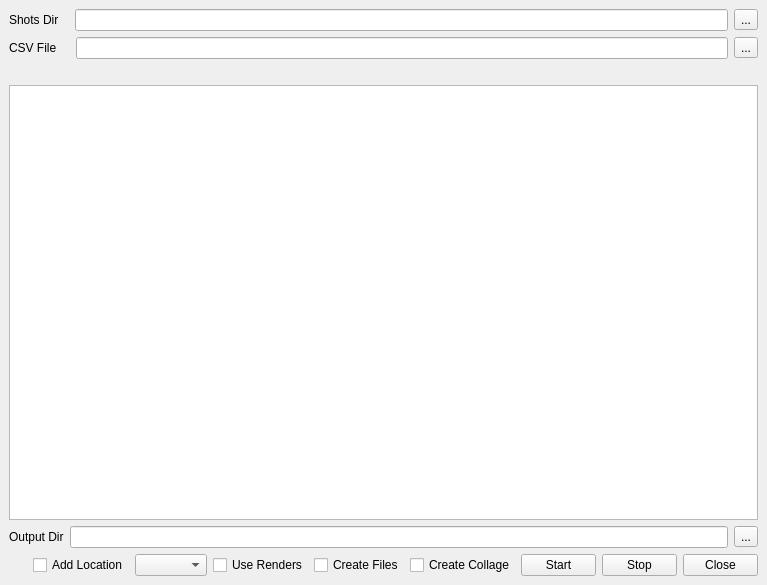
<?xml version="1.0" encoding="UTF-8"?>
<ui version="4.0">
 <class>MainWindow</class>
 <widget class="QMainWindow" name="MainWindow">
  <property name="geometry">
   <rect>
    <x>0</x>
    <y>0</y>
    <width>767</width>
    <height>585</height>
   </rect>
  </property>
  <property name="windowTitle">
   <string>Create Shots</string>
  </property>
  <widget class="QWidget" name="centralwidget">
   <layout class="QVBoxLayout" name="verticalLayout_2">
    <item>
     <layout class="QHBoxLayout" name="shotsLayout">
      <item>
       <widget class="QLabel" name="label_2">
        <property name="text">
         <string>Shots Dir   </string>
        </property>
       </widget>
      </item>
      <item>
       <widget class="QLineEdit" name="shotsFilePathBox">
        <property name="toolTip">
         <string>Add directory where you see list of shots</string>
        </property>
       </widget>
      </item>
      <item>
       <widget class="QToolButton" name="browseButton2">
        <property name="toolTip">
         <string>Browse for directory</string>
        </property>
        <property name="text">
         <string>...</string>
        </property>
       </widget>
      </item>
     </layout>
    </item>
    <item>
     <layout class="QHBoxLayout" name="horizontalLayout">
      <item>
       <widget class="QLabel" name="label">
        <property name="text">
         <string>CSV File    </string>
        </property>
       </widget>
      </item>
      <item>
       <widget class="QLineEdit" name="csvFilePathBox">
        <property name="toolTip">
         <string>Add path to CSV file</string>
        </property>
       </widget>
      </item>
      <item>
       <widget class="QToolButton" name="browseButton">
        <property name="text">
         <string>...</string>
        </property>
       </widget>
      </item>
     </layout>
    </item>
    <item>
     <widget class="QLabel" name="statusLabel">
      <property name="text">
       <string/>
      </property>
     </widget>
    </item>
    <item>
     <layout class="QVBoxLayout" name="verticalLayout">
      <item>
       <widget class="QTextEdit" name="statusBox">
        <property name="lineWrapMode">
         <enum>QTextEdit::NoWrap</enum>
        </property>
        <property name="readOnly">
         <bool>true</bool>
        </property>
       </widget>
      </item>
     </layout>
    </item>
    <item>
     <layout class="QHBoxLayout" name="horizontalLayout_4">
      <item>
       <widget class="QLabel" name="label_3">
        <property name="text">
         <string>Output Dir</string>
        </property>
       </widget>
      </item>
      <item>
       <widget class="QLineEdit" name="outputPathBox">
        <property name="toolTip">
         <string>Path to save Maya files</string>
        </property>
       </widget>
      </item>
      <item>
       <widget class="QToolButton" name="browseButton1">
        <property name="text">
         <string>...</string>
        </property>
       </widget>
      </item>
     </layout>
    </item>
    <item>
     <layout class="QHBoxLayout" name="horizontalLayout_3">
      <item>
       <spacer name="horizontalSpacer">
        <property name="orientation">
         <enum>Qt::Horizontal</enum>
        </property>
        <property name="sizeHint" stdset="0">
         <size>
          <width>40</width>
          <height>20</height>
         </size>
        </property>
       </spacer>
      </item>
      <item>
       <widget class="QCheckBox" name="saveToLocalButton">
        <property name="toolTip">
         <string>Specify a location to save Maya files</string>
        </property>
        <property name="text">
         <string>Add Location</string>
        </property>
       </widget>
      </item>
      <item>
       <widget class="QComboBox" name="resolutionBox">
        <property name="toolTip">
         <string>Select Resolution</string>
        </property>
       </widget>
      </item>
      <item>
       <widget class="QCheckBox" name="useRendersButton">
        <property name="toolTip">
         <string>Create Collage using renders</string>
        </property>
        <property name="text">
         <string>Use Renders</string>
        </property>
       </widget>
      </item>
      <item>
       <widget class="QCheckBox" name="createFilesButton">
        <property name="toolTip">
         <string>Create and save Maya files</string>
        </property>
        <property name="text">
         <string>Create Files</string>
        </property>
       </widget>
      </item>
      <item>
       <widget class="QCheckBox" name="createCollageButton">
        <property name="toolTip">
         <string>Take snapshots for each Shot and create a Collage</string>
        </property>
        <property name="text">
         <string>Create Collage</string>
        </property>
       </widget>
      </item>
      <item>
       <widget class="QPushButton" name="startButton">
        <property name="minimumSize">
         <size>
          <width>75</width>
          <height>0</height>
         </size>
        </property>
        <property name="text">
         <string>Start</string>
        </property>
       </widget>
      </item>
      <item>
       <widget class="QPushButton" name="stopButton">
        <property name="minimumSize">
         <size>
          <width>75</width>
          <height>0</height>
         </size>
        </property>
        <property name="text">
         <string>Stop</string>
        </property>
       </widget>
      </item>
      <item>
       <widget class="QPushButton" name="closeButton">
        <property name="minimumSize">
         <size>
          <width>75</width>
          <height>0</height>
         </size>
        </property>
        <property name="text">
         <string>Close</string>
        </property>
       </widget>
      </item>
     </layout>
    </item>
   </layout>
  </widget>
  <widget class="QMenuBar" name="menubar">
   <property name="geometry">
    <rect>
     <x>0</x>
     <y>0</y>
     <width>767</width>
     <height>22</height>
    </rect>
   </property>
  </widget>
 </widget>
 <resources/>
 <connections>
  <connection>
   <sender>closeButton</sender>
   <signal>clicked()</signal>
   <receiver>MainWindow</receiver>
   <slot>close()</slot>
   <hints>
    <hint type="sourcelabel">
     <x>756</x>
     <y>574</y>
    </hint>
    <hint type="destinationlabel">
     <x>159</x>
     <y>601</y>
    </hint>
   </hints>
  </connection>
  <connection>
   <sender>createFilesButton</sender>
   <signal>toggled(bool)</signal>
   <receiver>saveToLocalButton</receiver>
   <slot>setVisible(bool)</slot>
   <hints>
    <hint type="sourcelabel">
     <x>377</x>
     <y>563</y>
    </hint>
    <hint type="destinationlabel">
     <x>156</x>
     <y>571</y>
    </hint>
   </hints>
  </connection>
  <connection>
   <sender>saveToLocalButton</sender>
   <signal>toggled(bool)</signal>
   <receiver>label_3</receiver>
   <slot>setVisible(bool)</slot>
   <hints>
    <hint type="sourcelabel">
     <x>138</x>
     <y>561</y>
    </hint>
    <hint type="destinationlabel">
     <x>24</x>
     <y>532</y>
    </hint>
   </hints>
  </connection>
  <connection>
   <sender>saveToLocalButton</sender>
   <signal>toggled(bool)</signal>
   <receiver>outputPathBox</receiver>
   <slot>setVisible(bool)</slot>
   <hints>
    <hint type="sourcelabel">
     <x>156</x>
     <y>571</y>
    </hint>
    <hint type="destinationlabel">
     <x>341</x>
     <y>534</y>
    </hint>
   </hints>
  </connection>
  <connection>
   <sender>saveToLocalButton</sender>
   <signal>toggled(bool)</signal>
   <receiver>browseButton1</receiver>
   <slot>setVisible(bool)</slot>
   <hints>
    <hint type="sourcelabel">
     <x>144</x>
     <y>557</y>
    </hint>
    <hint type="destinationlabel">
     <x>747</x>
     <y>526</y>
    </hint>
   </hints>
  </connection>
  <connection>
   <sender>createCollageButton</sender>
   <signal>toggled(bool)</signal>
   <receiver>useRendersButton</receiver>
   <slot>setVisible(bool)</slot>
   <hints>
    <hint type="sourcelabel">
     <x>473</x>
     <y>567</y>
    </hint>
    <hint type="destinationlabel">
     <x>268</x>
     <y>562</y>
    </hint>
   </hints>
  </connection>
  <connection>
   <sender>useRendersButton</sender>
   <signal>toggled(bool)</signal>
   <receiver>resolutionBox</receiver>
   <slot>setVisible(bool)</slot>
   <hints>
    <hint type="sourcelabel">
     <x>274</x>
     <y>556</y>
    </hint>
    <hint type="destinationlabel">
     <x>206</x>
     <y>553</y>
    </hint>
   </hints>
  </connection>
 </connections>
</ui>
